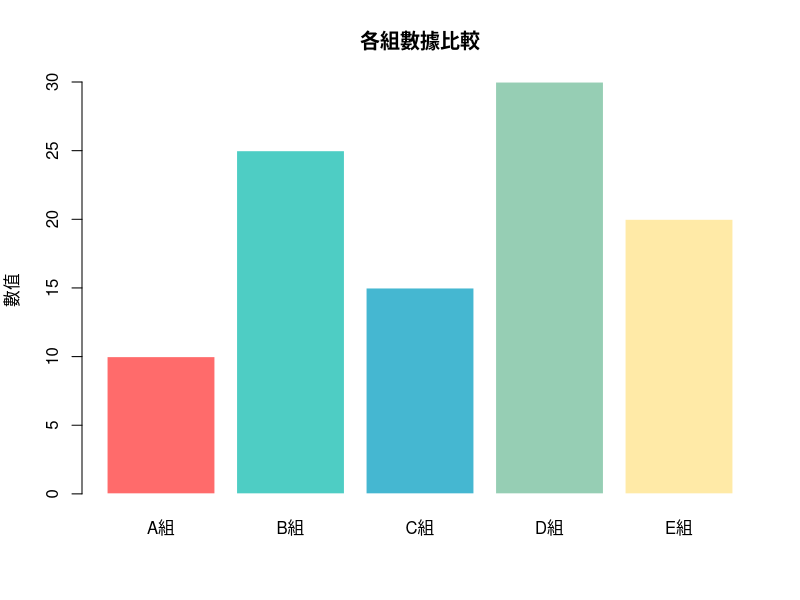

Write R code to recreate this figure.
## ---- chunk 1
knitr::opts_chunk$set(echo = TRUE, warning = FALSE, message = FALSE, fig.width = 8, fig.height = 5)
# 如果有需要的套件，在這裡載入
# library(ggplot2)
# library(gtsummary)
# library(dplyr)
## ---- chunk 2
# 建立範例資料
heights <- c(10, 25, 15, 30, 20)
categories <- c("A組", "B組", "C組", "D組", "E組")

# 建立長條圖
barplot(heights, 
        names.arg = categories,
        main = "各組數據比較",
        ylab = "數值",
        col = c("#FF6B6B", "#4ECDC4", "#45B7D1", "#96CEB4", "#FFEAA7"),
        border = "white")
